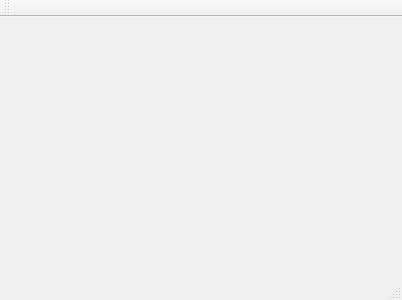
<?xml version="1.0" encoding="UTF-8"?>
<ui version="4.0">
 <class>MainWindow</class>
 <widget class="QMainWindow" name="MainWindow">
  <property name="geometry">
   <rect>
    <x>0</x>
    <y>0</y>
    <width>402</width>
    <height>300</height>
   </rect>
  </property>
  <property name="windowTitle">
   <string>MainWindow</string>
  </property>
  <widget class="QWidget" name="centralWidget">
   <widget class="QLabel" name="label">
    <property name="geometry">
     <rect>
      <x>0</x>
      <y>0</y>
      <width>1300</width>
      <height>1000</height>
     </rect>
    </property>
    <property name="text">
     <string/>
    </property>
    <property name="pixmap">
     <pixmap resource="chessimg.qrc">:/chessimg/22p700054616723o2p23.jpg</pixmap>
    </property>
   </widget>
  </widget>
  <widget class="QMenuBar" name="menuBar">
   <property name="geometry">
    <rect>
     <x>0</x>
     <y>0</y>
     <width>402</width>
     <height>22</height>
    </rect>
   </property>
  </widget>
  <widget class="QToolBar" name="mainToolBar">
   <attribute name="toolBarArea">
    <enum>TopToolBarArea</enum>
   </attribute>
   <attribute name="toolBarBreak">
    <bool>false</bool>
   </attribute>
  </widget>
  <widget class="QStatusBar" name="statusBar"/>
 </widget>
 <layoutdefault spacing="6" margin="11"/>
 <resources>
  <include location="chessimg.qrc"/>
 </resources>
 <connections/>
</ui>
